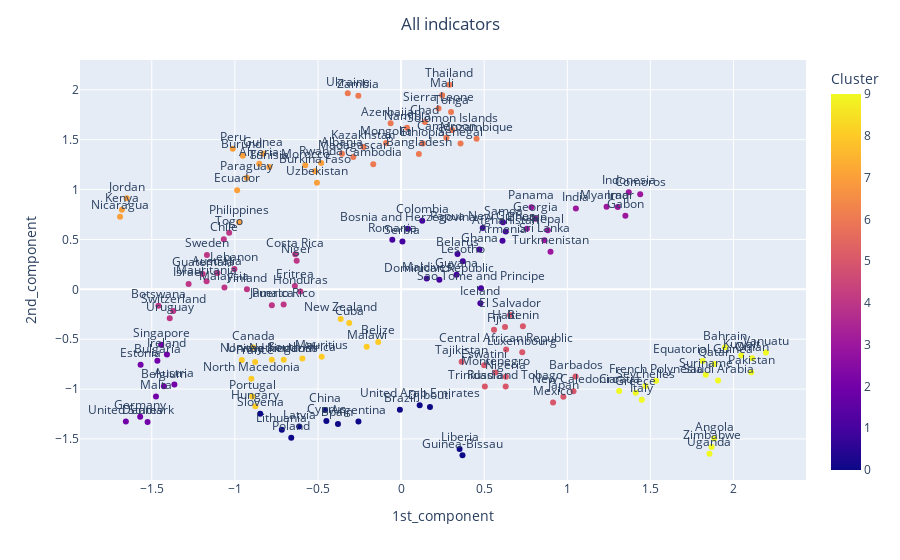

Notebook source saved alongside this figure:
### Markdown cell above
# CLUSTER MAP

### Code cell
plot_cluster_map_out

### Figure 1 — Plotly figure (JSON) as saved in the notebook; plotly's stock layout.template omitted (floating-point values rounded to 4 significant figures; data arrays with more than 128 entries replaced by an {"elided": "..."} marker saying what was removed)
{"data": [{"hovertemplate": "1st_component=%{x}<br>2nd_component=%{y}<br>Country=%{text}<br>Cluster=%{marker.color}<extra></extra>", "legendgroup": "", "marker": {"color": {"elided": "152 int values"}, "coloraxis": "coloraxis", "symbol": "circle"}, "mode": "markers+text", "name": "", "orientation": "v", "showlegend": false, "text": {"elided": "152 str values"}, "textposition": "top center", "type": "scatter", "x": {"elided": "152 float values"}, "xaxis": "x", "y": {"elided": "152 float values"}, "yaxis": "y"}], "layout": {"coloraxis": {"colorbar": {"title": {"text": "Cluster"}}, "colorscale": [[0, "#0d0887"], [0.1111, "#46039f"], [0.2222, "#7201a8"], [0.3333, "#9c179e"], [0.4444, "#bd3786"], [0.5556, "#d8576b"], [0.6667, "#ed7953"], [0.7778, "#fb9f3a"], [0.8889, "#fdca26"], [1, "#f0f921"]]}, "legend": {"tracegroupgap": 0}, "margin": {"t": 60}, "title": {"text": "All indicators", "x": 0.5}, "xaxis": {"anchor": "y", "domain": [0, 1], "title": {"text": "1st_component"}}, "yaxis": {"anchor": "x", "domain": [0, 1], "title": {"text": "2nd_component"}}}}
